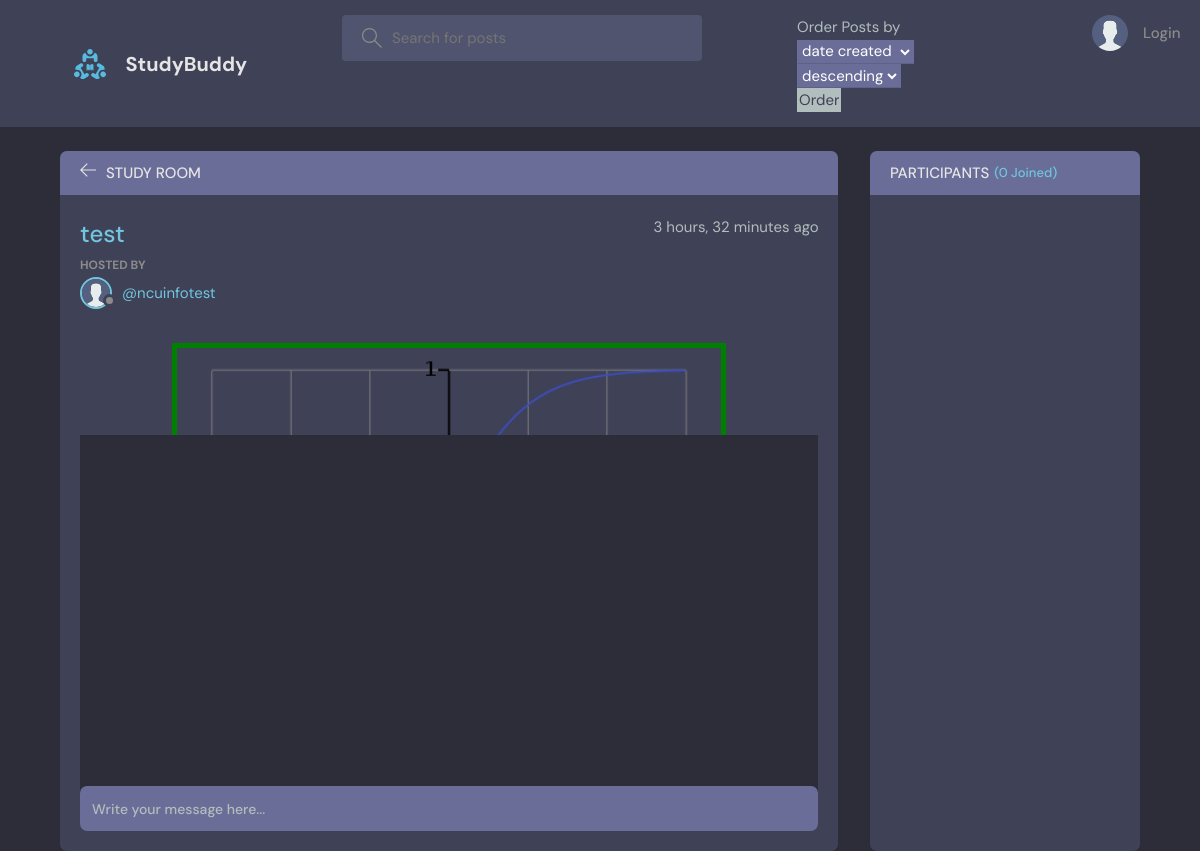
The page /room/24/ on the database its author committed.
### base/models.py (models this page shows, shortened)
class Room(models.Model):
    host = models.ForeignKey(User, on_delete=models.SET_NULL, null=True)
    topic = models.ForeignKey(Topic, on_delete=models.SET_NULL, null=True)
    name = models.CharField(max_length=200)
    description = models.TextField(null=True, blank=True)
    participants = models.ManyToManyField(
        User, related_name='participants', blank=True)
    updated = models.DateTimeField(auto_now=True)
    created = models.DateTimeField(auto_now_add=True)
    likes = models.ManyToManyField(User, related_name='post_like', blank=True)
    message_count = models.IntegerField(default=0, null=True, blank=True)
    like_count = models.IntegerField(default=0, null=True, blank=True)
    class Meta:
        pass

class User(AbstractUser):
    name = models.CharField(max_length=200, null=True)
    real_first_name = models.CharField(max_length=200, null=True)
    real_last_name = models.CharField(max_length=200, null=True)
    email = models.EmailField(unique=True, null=True)
    GENDER_MALE = 0
    GENDER_FEMALE = 1
    GENDER_CHOICES = [(GENDER_MALE, 'Male'), (GENDER_FEMALE, 'Female')]
    gender = models.IntegerField(choices=GENDER_CHOICES, null=True)
    bio = models.TextField(max_length=300, null=True)
    avatar = models.ImageField(null=True, default="avatar.svg")
    CL_Subject = 0
    EL_Subject = 1
    FR_Subject = 2
    IPLA_Subject = 3
    MA_Subject = 4
    PH_Subject = 5
    CM_Subject = 6
    OS_Subject = 7
    JS_Subject = 8
    CI_Subject = 9
    ME_Subject = 10
    CH_Subject = 11
    EI_Subject = 12
    BA_Subject = 13
    MIS_Subject = 14
    FM_Subject = 15
    EC_Subject = 16
    EE_Subject = 17
    CE_Subject = 18
    CO_Subject = 19
    IPEECS_Subject = 20
    AP_Subject = 21
    GP_Subject = 22
    SS_Subject = 23
    GA_Subject = 24
    HK_Subject = 25
    LS_Subject = 26
    BM_Subject = 27
    SUBJECT_CHOICES = [(CL_Subject, '中國文學系'), (EL_Subject, '英美語文學系'),
                       (FR_Subject, '法國語文學系'), (IPLA_Subject, '文學院學士班'),
                       (CM_Subject, '化學系'), (OS_Subject, '光電科學與工程學系'),
                       (JS_Subject, '理學院學士班'), (CI_Subject, '土木工程學系'),
                       (ME_Subject, '機械工程學系'), (CH_Subject, '化學工程與材料工程學系'),
                       (EI_Subject, '工學院學士班'), (BA_Subject, '企業管理學系'),
                       (MIS_Subject, '資訊管理學系'), (FM_Subject, '財務金融學系'),
                       (EC_Subject, '經濟學系'), (EE_Subject, '電機工程學系'),
                       (CE_Subject, '資訊工程學系'), (CO_Subject, '通訊工程學系'),
                       (IPEECS_Subject, '資訊電機學院學士班'), (AP_Subject, '大氣科學學系'),
                       (GP_Subject, '地球科學學系'), (SS_Subject, '太空工程與科學學系'),
                       (GA_Subject, '地科院學士班'), (HK_Subject, '客家語文暨社會科學學系'),
                       (LS_Subject, '生命科學系'), (BM_Subject, '生醫工程與科學學系')]
    Subject = models.IntegerField(choices=SUBJECT_CHOICES, null=True)
    USERNAME_FIELD = 'email'
    REQUIRED_FIELDS = ['username']

class Image(models.Model):
    room = models.ForeignKey(Room, on_delete=models.CASCADE)
    image = models.ImageField(upload_to = "images", null=True, blank=True)

### base/views.py (the view, shortened to what this page needs)
# urls.py: path('room/<str:pk>/', views.room, name="room"),
def room(request, pk):
    room = Room.objects.get(id=pk)
    room_messages = room.message_set.all()
    participants = room.participants.all()
    context = {'room': room,
               'room_messages': room_messages,
               'participants': participants}
    return render(request, 'base/room.html', context)

### base/models.py (called while the page is built)
    def __str__(self):
        return self.name

### base/templates/base/room.html (shortened to what this page needs)
{% extends 'main.html' %}
{% block content %}
<main class="profile-page layout layout--2">
  <div class="container">
    <div class="room">
      <div class="room__top">
        <div class="room__topLeft">
          <a href="{% url 'home' %}">
            <svg version="1.1" xmlns="http://www.w3.org/2000/svg" width="32" height="32" viewBox="0 0 32 32">
              <title>arrow-left</title>
              <path
                d="M13.723 2.286l-13.723 13.714 13.719 13.714 1.616-1.611-10.96-10.96h27.625v-2.286h-27.625l10.965-10.965-1.616-1.607z">
              </path>
            </svg>
          </a>
          <h3>Study Room</h3>
        </div>
      </div>
      <div class="room__box scroll">
        <div class="room__header scroll">
          <div class="room__info">
            <h3>{{room.name}}</h3>
            <span>{{room.created|timesince}} ago</span>
          </div>
          <div class="room__hosted">
            <p>Hosted By</p>
            <a href="{% url 'user-profile' room.host.id %}" class="room__author">
              <div class="avatar avatar--small">
                <img src="{{room.host.avatar.url}}" />
              </div>
              <span>@{{room.host.username}}</span>
            </a>
          </div>
              <div class="room__details">
              <span>
                <br>
                <table>
                  {% for simage in room.image_set.all %}
                  <tr>
                    {% if simage.image %}
                      <img  style="  display: block;  margin-left: auto;  margin-right: auto;  width: 75%; border:5px green solid;" src="{{ simage.image.url }}">
                    {% endif %}
                  </tr>
                  {% endfor %}
                </table>
              </span>
              <br>
                {% load social_share %}
              </div>
        </div>
        <div class="room__conversation">
          <div class="threads scroll">
          </div>
        </div>
      </div>
      <div class="room__message">
        <form action="" method="POST">
          <input name="body" placeholder="Write your message here..." />
        </form>
      </div>
    </div>
    <div class="participants">
      <h3 class="participants__top">Participants <span>({{participants.count}} Joined)</span></h3>
      <div class="participants__list scroll">
      </div>
    </div>
  </div>
</main>
{% endblock content %}

### static/styles/style.css (style rules this page uses)
:root { --color-main: #71c6dd; --color-main-light: #e1f6fb; --color-dark: #3f4156; --color-dark-medium: #51546e; --color-dark-light: #696d97; --color-light: #e5e5e5; --color-gray: #8b8b8b; --color-light-gray: #b2bdbd; --color-bg: #2d2d39; --color-success: #5dd693; --color-error: #fc4b0b; }
* { font-family: "DM Sans", -apple-system, BlinkMacSystemFont, "Segoe UI", Roboto, Oxygen, Ubuntu, Cantarell, "Open Sans", "Helvetica Neue", sans-serif; margin: 0; padding: 0; box-sizing: border-box; text-rendering: optimizeLegibility; font-size: inherit; }
html { font-size: 56.25%; }
@media only screen and (min-width: 1200px) { html { font-size: 62.5%; } }
body { line-height: 1.6; font-weight: 400; font-size: 1.5rem; color: var(--color-light-gray); background-color: var(--color-bg); min-height: 100vh; }
img { width: 100%; }
a { display: inline-block; color: var(--color-main); text-decoration: none; }
.container { max-width: 120rem; width: 90%; margin: auto; }
.avatar { position: relative; display: inline-block; border-radius: 50%; border: 2px solid var(--color-main); }
.avatar img { display: block; border-radius: 50%; object-fit: cover; object-position: center; }
.avatar::after { content: ""; display: block; position: absolute; background-color: var(--color-gray); z-index: 111; border-radius: 50%; border: 0.3rem solid var(--color-dark); }
.avatar.avatar--small img { width: 2.8rem; height: 2.8rem; }
.avatar.avatar--small:after { width: 0.7rem; height: 0.7rem; bottom: 0px; right: -6px; }
.layout { margin-top: 2.4rem; }
.layout > .container { display: flex; justify-content: space-between; align-items: flex-start; }
.layout--2 > .container > div:first-child { flex-basis: 72%; }
.layout--2 > .container > div:last-child { flex-basis: 25%; }
.room, .participants { background: var(--color-dark); max-height: 87.5vh; border-radius: 0.7rem; overflow-x: hidden; overflow-y: hidden; position: relative; }
.room__top, .participants__top { background: var(--color-dark-light); display: flex; justify-content: space-between; align-items: center; padding: 1rem 2rem; position: relative; }
.room__top svg, .thread__top svg { width: 1.6rem; height: 1.6rem; fill: var(--color-light); cursor: pointer; }
.room__topLeft { display: flex; align-items: flex-end; gap: 1rem; }
.room__topLeft h3, .participants__top { text-transform: uppercase; font-weight: 500; color: var(--color-light); }
.room__topLeft svg { width: 1.6rem; height: 1.6rem; fill: var(--color-light); }
.room__header { max-height: 30vh; overflow-y: auto; position: absolute; width: 95%; background: var(--color-dark); z-index: 999; top: 4.4rem; padding-top: 2rem; padding-bottom: 1rem; }
.room__box { padding-left: 2rem; padding-right: 2rem; height: 80.5vh; padding-bottom: 0; }
.room__info { display: flex; justify-content: space-between; }
.room__info h3 { font-size: 2.4rem; font-weight: 500; color: var(--color-main); }
.room__hosted p { text-transform: uppercase; color: var(--color-gray); font-size: 1.2rem; font-weight: 700; line-height: 2; }
.room__author { display: flex; gap: 1rem; align-items: center; margin-bottom: 1rem; transition: all 0.3s ease-in-out; }
.room__conversation { margin-top: 1rem; margin-bottom: 4rem; height: 64%; }
.threads { background: var(--color-bg); border-radius: 0.7rem; overflow-y: auto; height: 100%; margin-top: 28vh; padding: 0 2rem 4rem 2rem; }
.room__message { padding: 2rem; position: absolute; z-index: 111; bottom: 0; left: 0; right: 0; background: transparent; }
.room__message > form > input { resize: none; background-color: var(--color-dark-light); color: var(--color-light); border: none; outline: none; border-radius: 0.7rem; height: 4.5rem; width: 100%; margin-top: -1rem; padding: 1.2rem; font-size: 1.4rem; font-weight: 500; position: relative; }
.room__message > form > input::placeholder { color: var(--color-light-gray); }
.participants__top span { color: var(--color-main); font-size: 1.3rem; text-transform: none; }
.participants__top { justify-content: flex-start; gap: 0.5rem; }
.participants__list { padding: 2rem; height: 82.5vh; overflow-y: scroll; padding-bottom: 0; }

### rows shown on the page
Room: name "test", created "3 hours, 32 minutes", host.avatar (placeholder picture), host.username "ncuinfotest"
Image: image (picture)

### other values the page prints
{{ participants.count }} "0"
